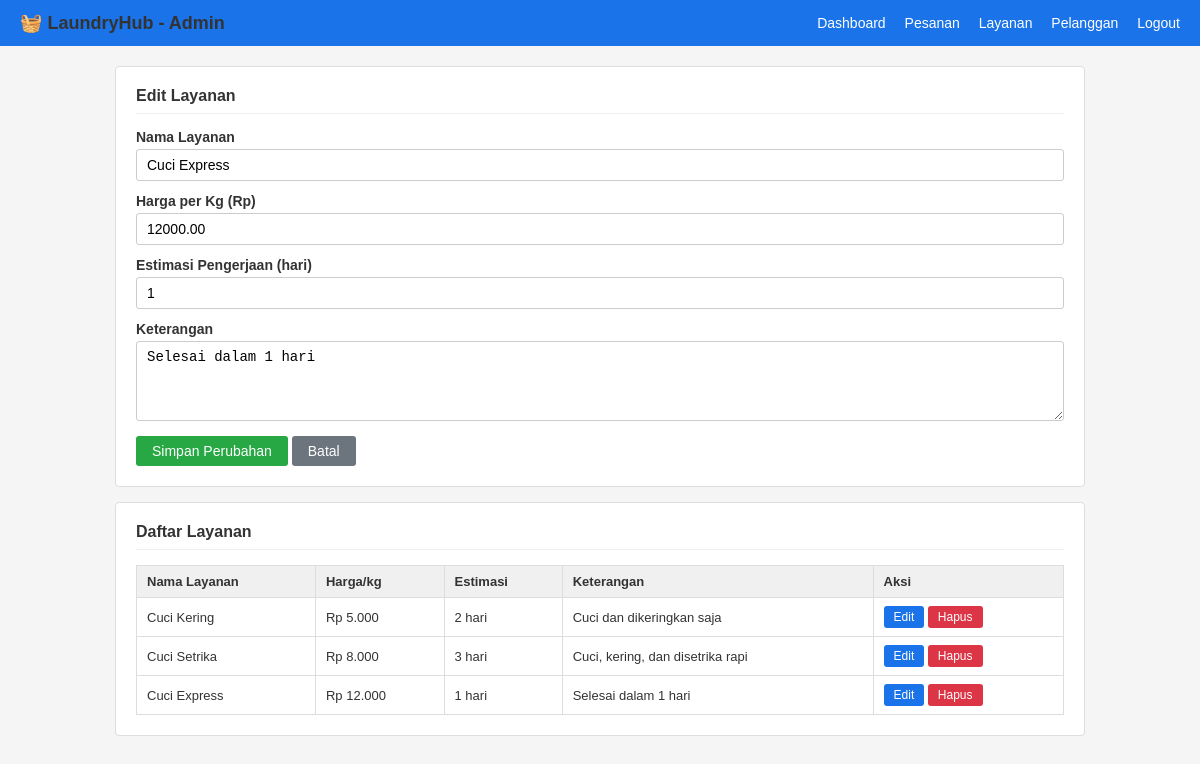
Page /admin/layanan.php?edit=3 (signed in) on the committed database.
### tables this page shows
CREATE TABLE IF NOT EXISTS layanan (
    id INT AUTO_INCREMENT PRIMARY KEY,
    nama_layanan VARCHAR(100) NOT NULL,
    harga_per_kg DECIMAL(10,2) NOT NULL,
    estimasi_hari INT NOT NULL,
    keterangan TEXT
);

### includes/koneksi.php (called while the page is built, shortened)
<?php
function rupiah($angka) {
    return 'Rp ' . number_format($angka, 0, ',', '.');
}
?>

### admin/layanan.php (the view, shortened to what this page needs)
<?php
require_once '../includes/session.php';
$edit_data = null;
if (isset($_GET['edit'])) {
    $edit_id  = (int)$_GET['edit'];
    $result   = mysqli_query($koneksi, "SELECT * FROM layanan WHERE id = $edit_id");
    $edit_data = mysqli_fetch_assoc($result);
}
$layanan_list = mysqli_query($koneksi, "SELECT * FROM layanan ORDER BY id");
?>
<!DOCTYPE html>
<html lang="id">
<head>
    <link rel="stylesheet" href="../css/style.css">
</head>
<body>
<div class="navbar">
    <span class="brand">🧺 LaundryHub - Admin</span>
    <div>
        <a href="dashboard.php">Dashboard</a>
        <a href="pesanan.php">Pesanan</a>
        <a href="layanan.php">Layanan</a>
        <a href="pelanggan.php">Pelanggan</a>
        <a href="../logout.php">Logout</a>
    </div>
</div>
<div class="container">
    <div class="card">
        <h2><?= $edit_data ? 'Edit Layanan' : 'Tambah Layanan Baru' ?></h2>
        <form method="POST">
            <div class="form-group">
                <label>Nama Layanan</label>
                <input type="text" name="nama_layanan" required
                       value="<?= $edit_data['nama_layanan'] ?? '' ?>">
            </div>
            <div class="form-group">
                <label>Harga per Kg (Rp)</label>
                <input type="number" name="harga_per_kg" required min="1000" step="500"
                       value="<?= $edit_data['harga_per_kg'] ?? '' ?>">
            </div>
            <div class="form-group">
                <label>Estimasi Pengerjaan (hari)</label>
                <input type="number" name="estimasi_hari" required min="1" max="14"
                       value="<?= $edit_data['estimasi_hari'] ?? '' ?>">
            </div>
            <div class="form-group">
                <label>Keterangan</label>
                <textarea name="keterangan"><?= $edit_data['keterangan'] ?? '' ?></textarea>
            </div>
            <button type="submit" class="btn btn-success">
                <?= $edit_data ? 'Simpan Perubahan' : 'Tambah Layanan' ?>
            </button>
            <?php if ($edit_data): ?>
                <a href="layanan.php" class="btn btn-secondary">Batal</a>
            <?php endif; ?>
        </form>
    </div>
    <div class="card">
        <h2>Daftar Layanan</h2>
        <table>
            <thead>
                <tr><th>Nama Layanan</th><th>Harga/kg</th><th>Estimasi</th><th>Keterangan</th><th>Aksi</th></tr>
            </thead>
            <tbody>
            <?php while ($row = mysqli_fetch_assoc($layanan_list)): ?>
                <tr>
                    <td><?= $row['nama_layanan'] ?></td>
                    <td><?= rupiah($row['harga_per_kg']) ?></td>
                    <td><?= $row['estimasi_hari'] ?> hari</td>
                    <td><?= $row['keterangan'] ?></td>
                    <td>
                        <a href="layanan.php?edit=<?= $row['id'] ?>" class="btn btn-sm btn-primary">Edit</a>
                        <a href="layanan.php?hapus=<?= $row['id'] ?>" class="btn btn-sm btn-danger"
                           onclick="return confirm('Hapus layanan ini?')">Hapus</a>
                    </td>
                </tr>
            <?php endwhile; ?>
            </tbody>
        </table>
    </div>
</div>
</body>
</html>

### css/style.css (style rules this page uses)
* { box-sizing: border-box; margin: 0; padding: 0; }
body { font-family: Arial, sans-serif; font-size: 14px; background: #f5f5f5; color: #333; }
.navbar { background: #1a73e8; padding: 12px 20px; display: flex; justify-content: space-between; align-items: center; }
.navbar a { color: #fff; text-decoration: none; margin-left: 15px; }
.navbar .brand { font-size: 18px; font-weight: bold; }
.container { max-width: 1000px; margin: 20px auto; padding: 0 15px; }
.card { background: #fff; border: 1px solid #ddd; border-radius: 4px; padding: 20px; margin-bottom: 15px; }
.card h2 { margin-bottom: 15px; font-size: 16px; border-bottom: 1px solid #eee; padding-bottom: 8px; }
.form-group { margin-bottom: 12px; }
.form-group label { display: block; margin-bottom: 4px; font-weight: bold; }
.form-group input, .form-group select, .form-group textarea { width: 100%; padding: 7px 10px; border: 1px solid #ccc; border-radius: 3px; font-size: 14px; }
.form-group textarea { height: 80px; resize: vertical; }
.btn { padding: 7px 16px; border: none; border-radius: 3px; cursor: pointer; font-size: 14px; text-decoration: none; display: inline-block; }
.btn-primary { background: #1a73e8; color: #fff; }
.btn-success { background: #28a745; color: #fff; }
.btn-danger { background: #dc3545; color: #fff; }
.btn-secondary { background: #6c757d; color: #fff; }
.btn-sm { padding: 4px 10px; font-size: 12px; }
table { width: 100%; border-collapse: collapse; margin-top: 10px; }
table th, table td { border: 1px solid #ddd; padding: 8px 10px; text-align: left; font-size: 13px; }
table th { background: #f0f0f0; font-weight: bold; }

### rows in the picture
layanan: nama_layanan "Cuci Express", harga_per_kg "12000.00", estimasi_hari "1", keterangan "Selesai dalam 1 hari", harga_per_kg "Rp 12.000"
layanan: nama_layanan "Cuci Kering", harga_per_kg "Rp 5.000", estimasi_hari "2", keterangan "Cuci dan dikeringkan saja"
layanan: nama_layanan "Cuci Setrika", harga_per_kg "Rp 8.000", estimasi_hari "3", keterangan "Cuci, kering, dan disetrika rapi"
